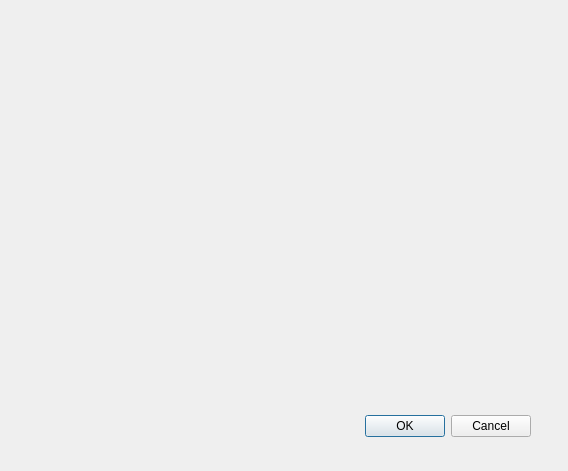
<?xml version="1.0" encoding="UTF-8"?>
<ui version="4.0">
 <class>calibrateCamera</class>
 <widget class="QDialog" name="calibrateCamera">
  <property name="geometry">
   <rect>
    <x>0</x>
    <y>0</y>
    <width>568</width>
    <height>471</height>
   </rect>
  </property>
  <property name="windowTitle">
   <string>Calibration</string>
  </property>
  <widget class="QDialogButtonBox" name="buttonBox">
   <property name="geometry">
    <rect>
     <x>190</x>
     <y>410</y>
     <width>341</width>
     <height>32</height>
    </rect>
   </property>
   <property name="orientation">
    <enum>Qt::Horizontal</enum>
   </property>
   <property name="standardButtons">
    <set>QDialogButtonBox::Cancel|QDialogButtonBox::Ok</set>
   </property>
  </widget>
  <widget class="QLabel" name="imageOutput">
   <property name="geometry">
    <rect>
     <x>50</x>
     <y>30</y>
     <width>471</width>
     <height>341</height>
    </rect>
   </property>
   <property name="text">
    <string/>
   </property>
  </widget>
 </widget>
 <resources/>
 <connections>
  <connection>
   <sender>buttonBox</sender>
   <signal>accepted()</signal>
   <receiver>calibrateCamera</receiver>
   <slot>accept()</slot>
   <hints>
    <hint type="sourcelabel">
     <x>248</x>
     <y>254</y>
    </hint>
    <hint type="destinationlabel">
     <x>157</x>
     <y>274</y>
    </hint>
   </hints>
  </connection>
  <connection>
   <sender>buttonBox</sender>
   <signal>rejected()</signal>
   <receiver>calibrateCamera</receiver>
   <slot>reject()</slot>
   <hints>
    <hint type="sourcelabel">
     <x>316</x>
     <y>260</y>
    </hint>
    <hint type="destinationlabel">
     <x>286</x>
     <y>274</y>
    </hint>
   </hints>
  </connection>
 </connections>
</ui>
